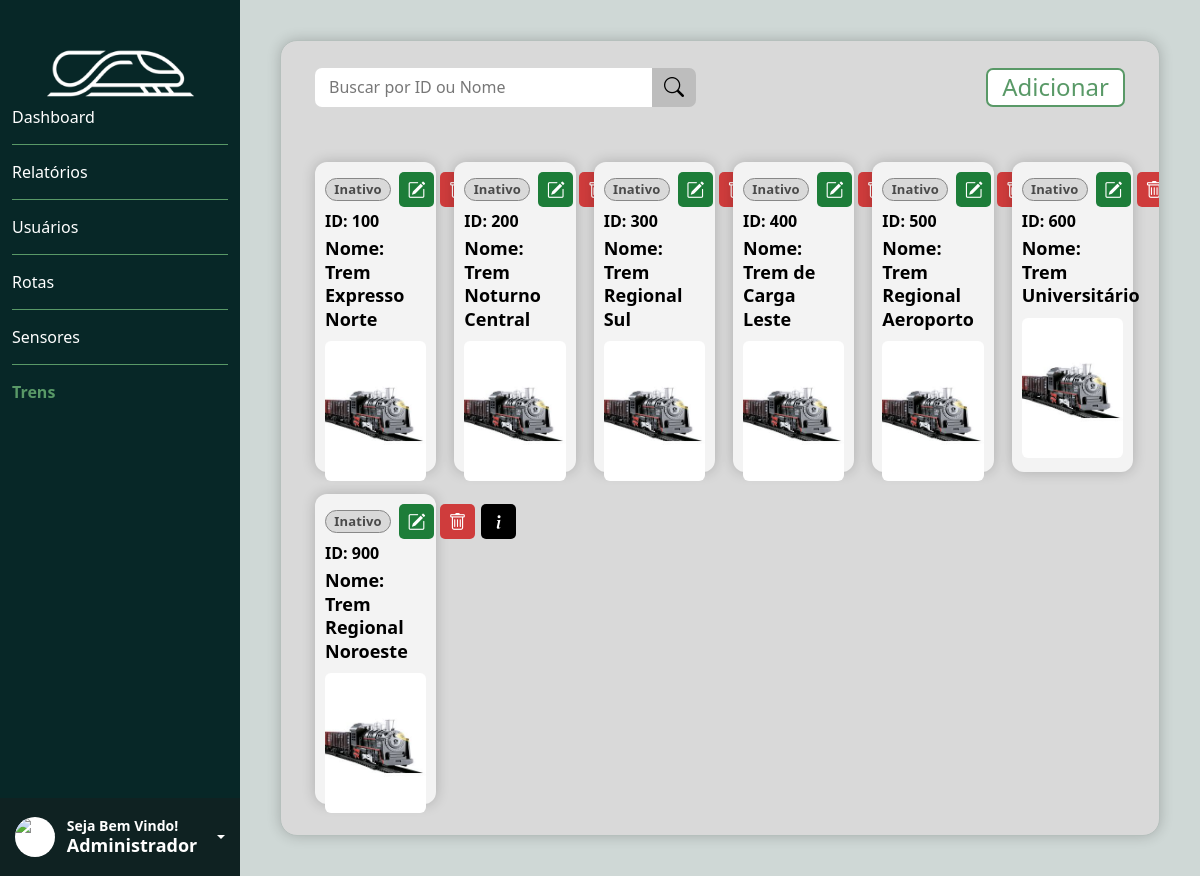
The app's page /public/tela_trens.php (signed in) with its own data.
### tables this page shows
CREATE TABLE trens (
    trem_id INT NOT NULL AUTO_INCREMENT PRIMARY KEY,
    nome_trem VARCHAR(155) NOT NULL,
    responsavel_id INT NOT NULL,
    FOREIGN KEY (responsavel_id) REFERENCES usuarios(usuario_id)
);

### public/validar_acesso.php (called while the page is built, shortened)
<?php
$usuarioCargoId = filter_var($_SESSION['usuario_cargo_id'] ?? null, FILTER_VALIDATE_INT);
$usuarioEhAdministrador = ((int)$usuarioCargoId === 1);
?>

### public/tela_trens.php (the view, shortened to what this page needs)
<?php
include __DIR__ . '/validar_acesso.php';
require_once __DIR__ . '/../infra/conexao.php';
$usuarioNome = $_SESSION['usuario_nome'] ?? 'Usuário';
$termoBusca = isset($_GET['q']) ? trim((string) $_GET['q']) : '';
$trens = [];
if ($termoBusca === '') {
    $resultadoTrens = mysqli_query($conexao, "SELECT trem_id, nome_trem, responsavel_id FROM trens ORDER BY trem_id ASC");
}
while ($trem = mysqli_fetch_assoc($resultadoTrens)) {
    $trens[] = $trem;
}
?>
<!DOCTYPE html>
<html lang="pt-br">
<head>
    <link href="https://cdn.jsdelivr.net/npm/bootstrap@5.3.8/dist/css/bootstrap.min.css" rel="stylesheet">
    <link rel="stylesheet" href="https://cdn.jsdelivr.net/npm/bootstrap-icons@1.11.3/font/bootstrap-icons.min.css">
    <link rel="stylesheet" href="../assets/style/style.css">
</head>
<body>
    <main>
        <nav class="nav1">
            <img src="../assets/img/logo.svg" alt="logo" class="logo">
            <ul class="ul1">
                <li class="lista1" id="li1"><a href="dashboard.php" class="lista1">Dashboard</a></li>
                <hr class="hr1 opacity-100">
                <li class="lista1" id="li1"><a href="tela_relatorios.php" class="lista1">Relatórios</a></li>
                <hr class="hr1 opacity-100">
                <?php if ($usuarioEhAdministrador): ?>
                    <li class="lista1" id="li1"><a href="tela_cadastro_user.php" class="lista1">Usuários</a></li>
                    <hr class="hr1 opacity-100">
                <?php endif; ?>
                <li class="lista1" id="li1"><a href="tela_rotas.php" class="lista1">Rotas</a></li>
                <hr class="hr1 opacity-100">
                <li class="lista1" id="li1"><a href="tela_sensores.php" class="lista1">Sensores</a></li>
                <hr class="hr1 opacity-100">
                <li class="lista" id="li1"><a href="tela_trens.php" class="lista">Trens</a></li>
            </ul>
            <div class="dropdown">
                <div class="box_usuario dropdown-toggle" data-bs-toggle="dropdown" aria-expanded="false" role="button">
                    <div class="img_usuario">
                        <img src="../assets/img/usuario.png" alt="usuario" class="img-fluid">
                    </div>
                    <div class="h3">
                        <h3 class="h3_1">Seja Bem Vindo!</h3>
                        <h3 class="h3_2"><?php echo htmlspecialchars($usuarioNome); ?></h3>
                    </div>
                </div>
            </div>
        </nav>
        <section class="conteudo trens-conteudo">
            <div class="trens-painel">
                <div class="trens-topo d-flex align-items-center justify-content-between">
                    <form method="GET" action="tela_trens.php" class="input-group trens-busca" autocomplete="off">
                        <input id="input_busca_trem" name="q" type="text" class="form-control trens-input" value="<?= htmlspecialchars($termoBusca, ENT_QUOTES, 'UTF-8'); ?>" placeholder="Buscar por ID ou Nome" aria-label="Buscar por ID ou Nome">
                        <button id="btn_busca_trem" class="btn trens-btn-busca" type="submit" aria-label="Buscar">
                            <i class="bi bi-search"></i>
                        </button>
                    </form>
                    <?php if ($usuarioEhAdministrador): ?>
                    <button class="btn trens-btn-add" type="button" data-bs-toggle="modal" data-bs-target="#modal_cadastro">Adicionar</button>
                    <?php endif; ?>
                </div>
                <div class="trens-lista">
                    <div class="row trens-grid">
                        <?php if (empty($trens)): ?>
                            <div class="col-12">
                                <p class="text-center py-4 mb-0">Nenhum trem cadastrado.</p>
                            </div>
                        <?php else: ?>
                            <?php foreach ($trens as $trem): ?>
                                <?php
                                $tremId = (int) $trem['trem_id'];
                                $nomeTrem = htmlspecialchars((string) $trem['nome_trem'], ENT_QUOTES, 'UTF-8');
                                $responsavelId = (int) $trem['responsavel_id'];
                                $statusTrem = 'Inativo';
                                ?>
                                <div class="col">
                                    <article class="trens-card-trem" data-id="<?= $tremId; ?>" data-nome="<?= $nomeTrem; ?>" data-responsavel="<?= $responsavelId; ?>" data-status="<?= $statusTrem; ?>">
                                        <div class="trens-card-cabecalho">
                                            <div class="trens-card-header-row">
                                                <span class="trens-card-status inativo"><?= $statusTrem; ?></span>
                                                <div class="trens-card-acoes">
                                                    <?php if ($usuarioEhAdministrador): ?>
                                                        <button class="btn_edit" type="button" aria-label="Editar trem">
                                                            <i class="bi bi-pencil-square"></i>
                                                        </button>
                                                        <button class="btn_delete" type="button" data-id="<?= $tremId; ?>" aria-label="Excluir trem">
                                                            <i class="bi bi-trash"></i>
                                                        </button>
                                                    <?php endif; ?>
                                                    <button class="trens-card-acao" type="button" data-bs-toggle="modal" data-bs-target="#modal_visualizar_trem" aria-label="Detalhes do trem">
                                                        <i class="bi bi-info-lg"></i>
                                                    </button>
                                                </div>
                                            </div>
                                            <div class="trens-card-id">
                                                <strong>ID: <?= $tremId; ?></strong>
                                            </div>
                                            <p class="trens-card-nome">Nome: <?= $nomeTrem; ?></p>
                                        </div>
                                        <img src="../assets/img/trem_card.png" alt="Trem" class="trens-card-img">
                                    </article>
                                </div>
                            <?php endforeach; ?>
                        <?php endif; ?>
                    </div>
                </div>
            </div>
        </section>
    </main>
</body>
</html>

### records on screen
trens: statusTrem "Inativo", trem_id "100", nome_trem "Trem Expresso Norte"
trens: statusTrem "Inativo", trem_id "200", nome_trem "Trem Noturno Central"
trens: statusTrem "Inativo", trem_id "300", nome_trem "Trem Regional Sul"
trens: statusTrem "Inativo", trem_id "400", nome_trem "Trem de Carga Leste"
trens: statusTrem "Inativo", trem_id "500", nome_trem "Trem Regional Aeroporto"
trens: statusTrem "Inativo", trem_id "600", nome_trem "Trem Universitário"
trens: statusTrem "Inativo", trem_id "900", nome_trem "Trem Regional Noroeste"

### other values on screen
$usuarioNome "Administrador"
